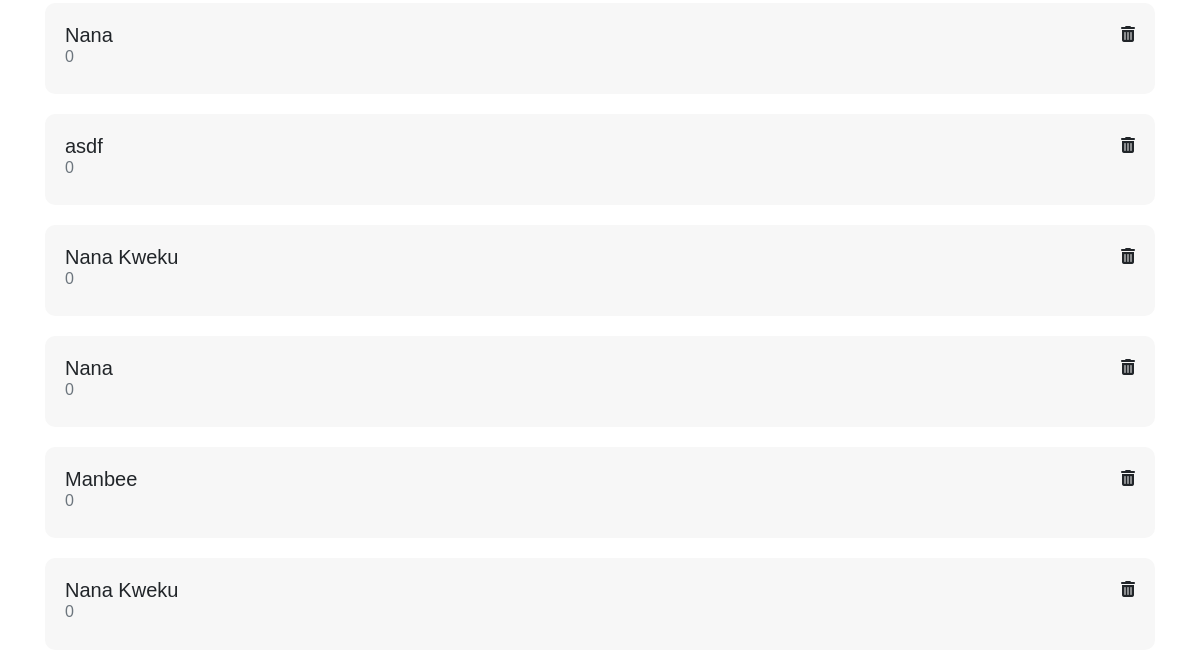
The page /admin/candidates (lower part) on the database as committed earlier.
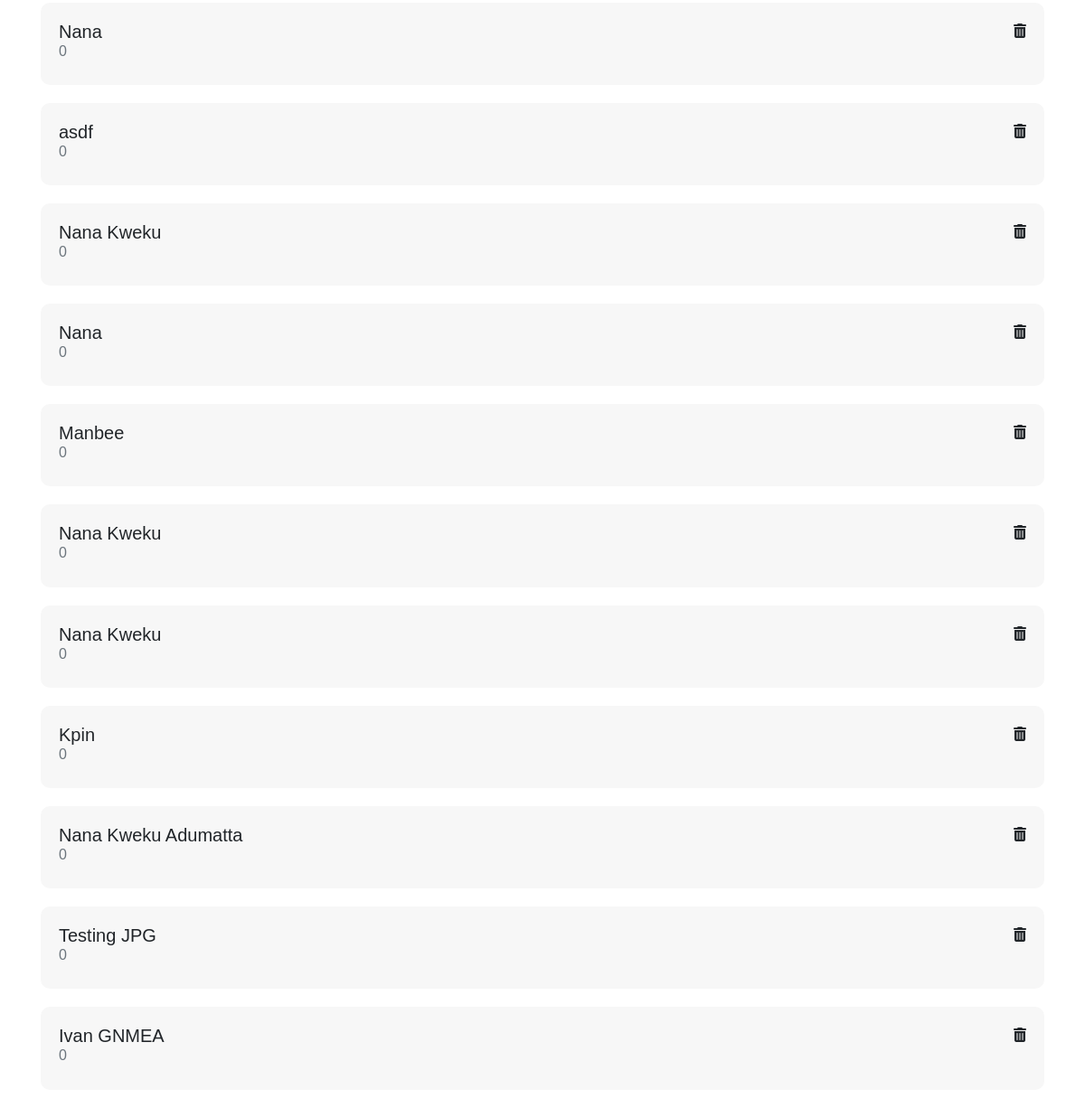
The same page on the database as committed later.
### app.py (models this page shows, shortened)
class Candidates(db.Model):
    tablename = ['Posts']
    id = db.Column(db.Integer, primary_key=True)
    name = db.Column(db.String, nullable=False)
    category = db.Column(db.String)
    subcategory = db.Column(db.String)
    description = db.Column(db.String)
    number = db.Column(db.String(), default=0)
    age = db.Column(db.String)
    votes = db.Column(db.Integer, default = 0)
    image_file = db.Column(db.String(200), default='default.png')
    updatedVotes = db.Column(db.Integer, default = 0)

### app.py (the view)
@app.route("/admin/candidates")
def adminCandidates():
    candidates = Candidates.query.all()
    return render_template('candidates.html', candidates=candidates)

### templates/candidates.html (shortened to what this page needs)
{% extends "layout.html" %}
{% block body %}
<div class="container">
    <br>
<br>
            {% for candidate in candidates %}
            <div class="postCard">
                <a href="{{url_for('editCandidate', candidate_id=candidate.id)}}">
                <div>
                    <h5 class="text">{{candidate.name}}</h5>
                    <h6 class="text-muted">{{candidate.votes }}</h6>
                </div>
                <div>
                    <a href="{{url_for('deleteCandidate', candidate_id=candidate.id)}}">
                        <i class="fa fa-trash" aria-hidden="true"></i>
                    </a>
                </div>
                </a>
            </div>
            {% endfor %}
</div>
{% endblock %}

### templates/layout.html (shortened to what this page needs)
<!doctype html>
<html lang="en">
  <head>
    <link rel="stylesheet" href="https://maxcdn.bootstrapcdn.com/bootstrap/4.0.0/css/bootstrap.min.css">
    <link rel="stylesheet" href="https://unpkg.com/aos@next/dist/aos.css" />
    <link rel="stylesheet" href="{{url_for("static", filename="css/style.css")}}">
  </head>
  <body>
   {% block body %}
    {% endblock %}
  </body>
</html>

### static/css/style.css (style rules this page uses)
html { scroll-behavior: smooth }
body { font-family: 'Plus Jakarta Display', sans-serif; }
.text { margin-bottom: 0; }
a { text-decoration: none; color: inherit; }
.postCard { background-color: #f7f7f7; padding: 20px; border-radius:10px ; margin-bottom: 20px; display: flex; justify-content: space-between; }

Rows that differ between the two databases and show on the page:
added Candidates: name "Nana Kweku", votes "0"
added Candidates: name "Kpin", votes "0"
added Candidates: name "Nana Kweku Adumatta", votes "0"
added Candidates: name "Testing JPG", votes "0"
added Candidates: name "Ivan GNMEA", votes "0"
